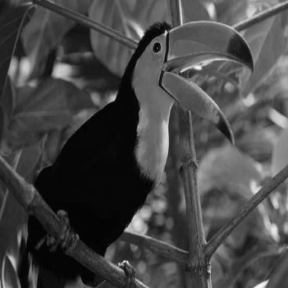
%> input picture hw4_1701210098_黄晃/code/image/fig1.png, 288 x 288 px
$ octave --eval "result = main;"   (GNU Octave 9; MATLAB toolbox functions it lacks are replaced by stand-ins)
%> lines starting %> are read from the running program, lines starting %| are printed output that depends on the picture
### hw4_1701210098_黄晃/code/add_noise_blur.m
    function [f1, f] =  add_noise_blur(f, noise_rate, kernel)
        if size(f,3) > 1
            f = rgb2gray(f);
        end
            f1 = imfilter(f, kernel,'replicate', 'same', 'conv');
            f1 = f1 + noise_rate*max(max(f))*randn(size(f1));
    end

### hw4_1701210098_黄晃/code/2D/FraDecMultiLevel2D.m
function Dec=FraDecMultiLevel2D(A,D,L)

% function Dec=FraDecMultiLevel(A,D,L)
% This function implement framelet decomposition up to level L.
% A ==== the data to be decomposed, which are in a square matrix.
% D ==== is the decomposition filter in 1D. In 2D, it is generated by tensor
% product. The filter D must be symmetric or anti-symmetric, which
% are indicated by 's' and 'a' respectively in the last cell of D.
% L ==== is the level of the decomposition.
% Dec ==== is the framlet coefficient which are in a cell.

% Written by Jian-Feng Cai.
% email: tslcaij@nus.edu.sg

nD=length(D);

kDec=A;
for k=1:L
    Dec{k}=FraDec2D(kDec,D,k);
    kDec=Dec{k}{1,1};
end

% [21 lines of commented-out code are left out]

### hw4_1701210098_黄晃/code/ADMM.m
function [u, snr] = ADMM(f1, f, A, W, WT, tol, mu, delta, lambda, maxstep, c_deep)
if c_deep == 1
    cminus = @cminus1;
    cplus = @cplus1;
    ctimes = @ctimes1;
    cnorm = @cnorm1;
elseif c_deep == 2
    cminus = @cminus2;
    cplus = @cplus2;
    ctimes = @ctimes2;
    cnorm = @cnorm2;
end

u = f1;
d = W(u);
b = d;
ATf = A(f1);
shape = size(ATf);
A_cg = @(x)(reshape(A(A(reshape(x, shape)))+mu*WT(W(reshape(x, shape))), [], 1));
f1_norm = norm(f1, 'fro');
f_norm = norm(f, 'fro');
snr = f_norm / norm(f1 - f, 'fro');
for iter = 2:maxstep
    b_right = ATf + mu*WT(cminus(d,b));
    u = pcg(A_cg, reshape(b_right,[],1), 1e-6, 5);
    u(u > 1) = 1;
    u(u < 0) = 0;
    u = reshape(u, shape);
    Wu = W(u);
    d = Shrink(cplus(Wu, b), lambda/mu, c_deep);
    b = cplus(b, ctimes(cminus(Wu, d), delta));
    err = cnorm(cminus(Wu, d))/f1_norm;
    snr(iter) = f_norm / norm(u - f, 'fro');
    if(err < tol)
        snr = snr(1:iter);
        break;
    end
end
snr = 10*log10(snr.^2);
end

### hw4_1701210098_黄晃/code/operator/cplus1.m
function [c] = cplus1(a,b)
c = cellfun(@plus, a, b, 'UniformOutput', 0);
end

### hw4_1701210098_黄晃/code/operator/cplus2.m
function [c] = cplus2(a,b)
c = cellfun(@cplus1, a, b, 'UniformOutput', 0);
end

### hw4_1701210098_黄晃/code/Shrink.m
function [y] = Shrink(c, tau, c_deep)
shrink = @(v)sign(v).*max(abs(v)-tau, 0);
if c_deep == 1
    y = cellfun(shrink, c,  'UniformOutput', false);
elseif c_deep == 2
    y = cellfun(@(x)cellfun((shrink), x, 'UniformOutput', false), ...
        c, 'UniformOutput', false);
end

end

### hw4_1701210098_黄晃/code/PFBS.m
function [u, snr] = PFBS(f1, f, A, W, WT, tol, kappa, L, lambda, maxstep)

u = f1;
alpha = W(u);
alpha_1 = alpha;
f1_norm = norm(f1, 'fro');
f_norm = norm(f, 'fro');
WAf1 = W(A(f1));
snr = f_norm / norm(f1 - f, 'fro');
for iter = 2:maxstep
    u1 = u;
    F2_grad = cplus2((cminus2(W(A(A(u))), WAf1)), ctimes2(cminus2(alpha, W(u)), kappa));
    g = cminus2(alpha, ctimes2(F2_grad, 1/L));
    alpha = Shrink(g, lambda/L, 2);
    u = WT(alpha);
    err = norm(u-u1, 'fro')/f1_norm;
    snr(iter) = f_norm / norm(u - f, 'fro');
    if err < tol
        snr = snr(1:iter);
        break;
    end
end
snr = 10*log10(snr.^2);
u = WT(alpha);
end

### hw4_1701210098_黄晃/code/operator/cminus1.m
function [c] = cminus1(a,b)
c = cellfun(@minus, a, b, 'UniformOutput', 0);
end

### hw4_1701210098_黄晃/code/operator/cminus2.m
function [c] = cminus2(a,b)
c = cellfun(@cminus1, a, b, 'UniformOutput', 0);
end

### hw4_1701210098_黄晃/code/TV.m
function [u, snr] = TV( f1, f, A, tol, mu, delta, lambda, maxstep)
[u,snr] = ADMM(f1, f, A, @grad, @minus_div, tol, mu, delta, lambda, maxstep, 1);
end


function [g] = grad(x)
x_l = [x(:,1), x(:,1:end-1)];
x_r = [x(:,2:end), x(:,end)];
x_u = [x(1,:); x(1:end-1,:)];
x_d = [x(2:end,:); x(end,:)];
g{1} = (x_r - x_l)/2;
g{2} = (x_u - x_d)/2;
end

function [d] = minus_div(g)
x1_l = [g{1}(:,1), g{1}(:,1:end-1)];
x1_r = [g{1}(:,2:end), g{1}(:,end)];
x2_u = [g{2}(1,:); g{2}(1:end-1,:)];
x2_d = [g{2}(2:end,:); g{2}(end,:)];
d = (x1_r - x1_l)/2 + (x2_u - x2_d)/2;
d = -d;
end

### hw4_1701210098_黄晃/code/2D/FraRecMultiLevel2D.m
function Rec=FraRecMultiLevel2D(C,R,L)

% function Rec=FraRecMultiLevel(C,R,L)
% This function implement framelet reconstruction up to level L.
% C ==== the data to be reconstructed, which are in cells in C{i,j} with
% C{1,1} being a cell.
% R ==== is the reconstruction filter in 1D. In 2D, it is generated by tensor
% product. The filter D must be symmetric or anti-symmetric, which
% are indicated by 's' and 'a' respectively in the last cell of R.
% L ==== is the level of the decomposition.
% Rec ==== is the reconstructed data.

% Written by Jian-Feng Cai.
% email: tslcaij@nus.edu.sg

nR=length(R);

for k=L:-1:2
    C{k-1}{1,1}=FraRec2D(C{k},R,k);
end
Rec=FraRec2D(C{1},R,1);

% [28 lines of commented-out code are left out]

### hw4_1701210098_黄晃/code/2D/GenerateFrameletFilter.m
function [D,R]=GenerateFrameletFilter(frame)
if frame==0          %Haar Wavelet
    D{1}=[0 1 1]/2;
    D{2}=[0 1 -1]/2;
    D{3}='cc';
    R{1}=[1 1 0]/2;
    R{2}=[-1 1 0]/2;
    R{3}='cc';
elseif frame==1      %Piecewise Linear Framelet
    D{1}=[1 2 1]/4;
    D{2}=[1 0 -1]/4*sqrt(2);
    D{3}=[-1 2 -1]/4;
    D{4}='ccc';
    R{1}=[1 2 1]/4;
    R{2}=[-1 0 1]/4*sqrt(2);
    R{3}=[-1 2 -1]/4;
    R{4}='ccc';
elseif frame==3      %Piecewise Cubic Framelet
    D{1}=[1 4 6 4 1]/16;
    D{2}=[1 2 0 -2 -1]/8;
    D{3}=[-1 0 2 0 -1]/16*sqrt(6);
    D{4}=[-1 2 0 -2 1]/8;
    D{5}=[1 -4 6 -4 1]/16;
    D{6}='ccccc';
    R{1}=[1 4 6 4 1]/16;
    R{2}=[-1 -2 0 2 1]/8;
    R{3}=[-1 0 2 0 -1]/16*sqrt(6);
    R{4}=[1 -2 0 2 -1]/8;
    R{5}=[1 -4 6 -4 1]/16;
    R{6}='ccccc';
end

### hw4_1701210098_黄晃/code/operator/cnorm1.m
function [f] = cnorm1(c)
s = [c{:}];
f = norm(s, 'fro');
end

### hw4_1701210098_黄晃/code/operator/cnorm2.m
function [f] = cnorm2(c)
s = [c{:}];
s = [s{:}];
f = norm(s, 'fro');
end

### hw4_1701210098_黄晃/code/operator/ctimes1.m
function [c] = ctimes1(a,b)
%% a is a cell  b is a scalar

if length(size(a)) == 1
    for i = 1:size(a)
        c{i} = a{i}*b;
    end
else
    for i = 1:size(a,1)
        for j =1:size(a,2)
            c{i,j} = a{i,j}*b;
        end
    end
end

### hw4_1701210098_黄晃/code/operator/ctimes2.m
function [c] = ctimes2(a,b)
%% a is a cell  b is a scalar
if length(size(a)) == 1
    for i = 1:size(a)
        c{i} = ctimes1(a{i},b);
    end
else
    for i = 1:size(a,1)
        for j =1:size(a,2)
            c{i,j} = ctimes1(a{i,j}, b);
        end
    end
end

### hw4_1701210098_黄晃/code/2D/FraDec2D.m
function Dec=FraDec2D(A,D,L)

% function Dec=FraDec(A,D,L)
% This function implement framelet decomposition.
% A ==== the data to be decomposed, which are in a square matrix.
% D ==== is the decomposition filter in 1D. In 2D, it is generated by tensor
% product. The filter D must be symmetric or anti-symmetric, which
% are indicated by 's' and 'a' respectively in the last cell of D.
% L ==== is the level of the decomposition.
% Dec ==== is the framlet coefficient which are in a cell.

% Written by Jian-Feng Cai.
% email: tslcaij@nus.edu.sg

nD=length(D);
SorAS=D{nD};

for i=1:nD-1
    M1=D{i};
    tempi=ConvSymAsym2D(A,M1,SorAS(i),L);
    for j=1:nD-1
        M2=D{j};
        tempj=ConvSymAsym2D(tempi',M2,SorAS(j),L);
        Dec{i,j}=tempj';
        % Dec{i,j}=ConvSymAsym2D(A,M1,SorAS(i),M2,SorAS(j),L);
    end
end

### hw4_1701210098_黄晃/code/2D/FraRec2D.m
function Rec=FraRec2D(C,R,L)

% function Rec=FraRec(C,R,L)
% This function implement framelet reconstruction.
% C ==== the data to be reconstructed, which are in cells in C{i,j} with
% C{1,1} being a cell.
% R ==== is the reconstruction filter in 1D. In 2D, it is generated by tensor
% product. The filter D must be symmetric or anti-symmetric, which
% are indicated by 's' and 'a' respectively in the last cell of R.
% L ==== is the level of the decomposition.
% Rec ==== is the reconstructed data.

% Written by Jian-Feng Cai.
% email: tslcaij@nus.edu.sg

nR=length(R);
SorAS=R{nR};

ImSize=size(C{1,1});
Rec=zeros(ImSize);

for i=1:nR-1
    temp=zeros(ImSize);
    for j=1:nR-1
        M2=R{j};
        temp=temp+(ConvSymAsym2D((C{i,j})',M2,SorAS(j),L))';
        % Rec=Rec+ConvSymAsym2D(C{i,j},M1,SorAS(i),M2,SorAS(j),L);
    end
    M1=R{i};
    Rec=Rec+ConvSymAsym2D(temp,M1,SorAS(i),L);
end

### hw4_1701210098_黄晃/code/main.m
function u = main(image_path, frame, Level, lambda, mu, delta,...
    kernel_size, gaussian_sigma, noise_rate, result_image_path)

if nargin<1, image_path = './image/fig1.png'; end
if nargin<2, frame= 1; end % wavelet frame type
% 0--Haar; 1--piecewise linear; 3--piecewise cubic
if nargin<3, Level=2; end % decomposition level 1-4
if nargin<4, lambda = 0.05; end
if nargin<5, mu = 6; end
if nargin<6, delta = (5^(1/2)+1)/2; end
if nargin<7, kernel_size = 15; end
if nargin<8, gaussian_sigma = 1.5; end
if nargin<9, noise_rate = 0.1; end
if nargin<10, result_image_path = './image/fig1_result.png'; end
addpath('./2D');
addpath('./operator')

kernel = fspecial('gaussian', [kernel_size, kernel_size], gaussian_sigma);
f = im2double(imread(image_path));
%> f: size 288x288 double; min 0.00392, max 0.969, mean 0.275
if size(f,3) > 1
    f = rgb2gray(f);
end
f1 = add_noise_blur(f, noise_rate, kernel);
%> in add_noise_blur, `f1 = imfilter(f, kernel,'replicate', 'same', 'conv');`:
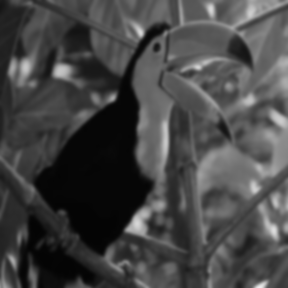
%> f1: size 288x288 double; min 0.0156, max 0.93, mean 0.275
%> in add_noise_blur, `f1 = f1 + noise_rate*max(max(f))*randn(size(f1));`:
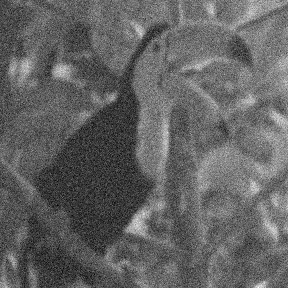
%> f1: size 288x288 double; min -0.309, max 1.19, mean 0.274; drawn with min black and max white
[D,R]=GenerateFrameletFilter(frame);
W  = @(x) FraDecMultiLevel2D(x,D,Level);
WT = @(x) FraRecMultiLevel2D(x,R,Level);


A = @(u)(imfilter(u, kernel,'replicate', 'same', 'conv'));


[u1, snr1] = ADMM(f1, f, A, W, WT, 1e-5, mu, delta, lambda, 20, 2);
%> in ADMM, `d = W(u);`: d = 2 items
%> in ADMM, `ATf = A(f1);`:
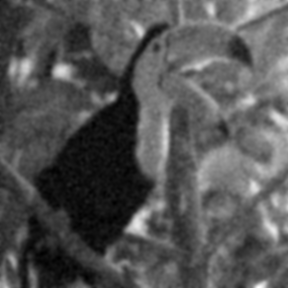
%> ATf: size 288x288 double; min -0.0379, max 0.906, mean 0.274; drawn with min black and max white
%> in ADMM, `f1_norm = norm(f1, 'fro');`: f1_norm = 95.79
%> in ADMM, `f_norm = norm(f, 'fro');`: f_norm = 93.21
%> in ADMM, `snr = f_norm / norm(f1 - f, 'fro');`: snr = 3.19
%> the loop in ADMM, `for iter = 2:maxstep` made 19 passes
%> err on passes 1 to 12: 1.34, 0.83, 0.513, 0.317, 0.199, 0.121, 0.0769, 0.0473, 0.0295, 0.0185, 0.0117, 0.00762
%> pass 2, in ADMM, `b_right = ATf + mu*WT(cminus(d,b));`:
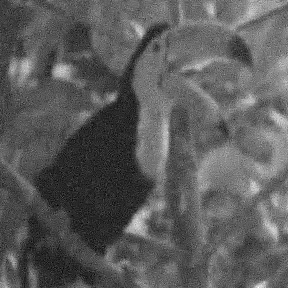
%> b_right: size 288x288 double; min -2.19, max 12.33, mean 3.04; drawn with min black and max white
%> after the loop in ADMM, `for iter = 2:maxstep`:
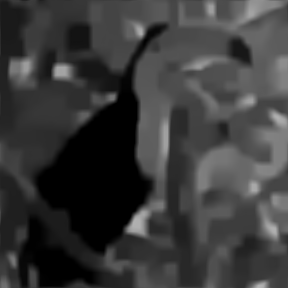
%> u: size 288x288 double; min 0, max 0.706, mean 0.23
%> after the loop in ADMM, `for iter = 2:maxstep`: snr = 20 values, max 6.76 at index 7, min 1.16 at index 2, mean 4.3
%> in ADMM, `snr = 10*log10(snr.^2);`: snr = 20 values, max 16.6 at index 7, min 1.29 at index 2, mean 12.07
%> snr1 has the same summary as snr in ADMM
[u2, snr2] = PFBS(f1, f, A , W, WT, 1e-5, 8, 10, lambda, 20);
%> in PFBS, `alpha = W(u);`: alpha = 2 items
%> in PFBS, `snr = f_norm / norm(f1 - f, 'fro');`: snr = 3.19
%> the loop in PFBS, `for iter = 2:maxstep` made 19 passes
%> err on passes 1 to 12: 0.0443, 0.0425, 0.0406, 0.0384, 0.0357, 0.0325, 0.0286, 0.0239, 0.0186, 0.0135, 0.00951, 0.00707
%> after the loop in PFBS, `for iter = 2:maxstep`: snr = 20 values, max 5.96 at index 8, min 3.19 at index 1, mean 5.06
%> in PFBS, `snr = 10*log10(snr.^2);`: snr = 20 values, max 15.5 at index 8, min 10.07 at index 1, mean 13.99
%> in PFBS, `u = WT(alpha);`:
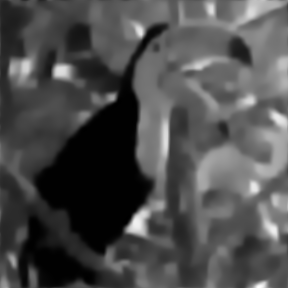
%> u: size 288x288 double; min -0.00355, max 0.777, mean 0.233; drawn with min black and max white
%> snr2 has the same summary as snr in PFBS
[u3, snr3] = TV(f1, f, A, 1e-5, mu, delta, lambda, 20);
%> the loop in ADMM (call 2), `for iter = 2:maxstep` made 19 passes
%> err on passes 1 to 12: 0.276, 0.168, 0.105, 0.0644, 0.0417, 0.0252, 0.018, 0.0111, 0.00946, 0.00662, 0.00641, 0.00528
%> in TV, `[u,snr] = ADMM(f1, f, A, @grad, @minus_div, tol, mu, delta, lambda, ma..`: snr = 20 values, max 17.01 at index 20, min 7.91 at index 3, mean 15.11
%> snr3 has the same summary as snr in TV
% imshow(u);
path = './image/fig1_result.';
save_pic(u0, [result_image_path,'_admm0.png'],2);
%> (this line was passed over: u0 is not available in this run)
save_pic(u1, [result_image_path,'_admm1.png'],2);
%> (this line was passed over: save_pic is not available in this run)
save_pic(u2, [result_image_path,'_admm2.png'],2);
%> (this line was passed over: save_pic is not available in this run)
%> (the run ends here)
